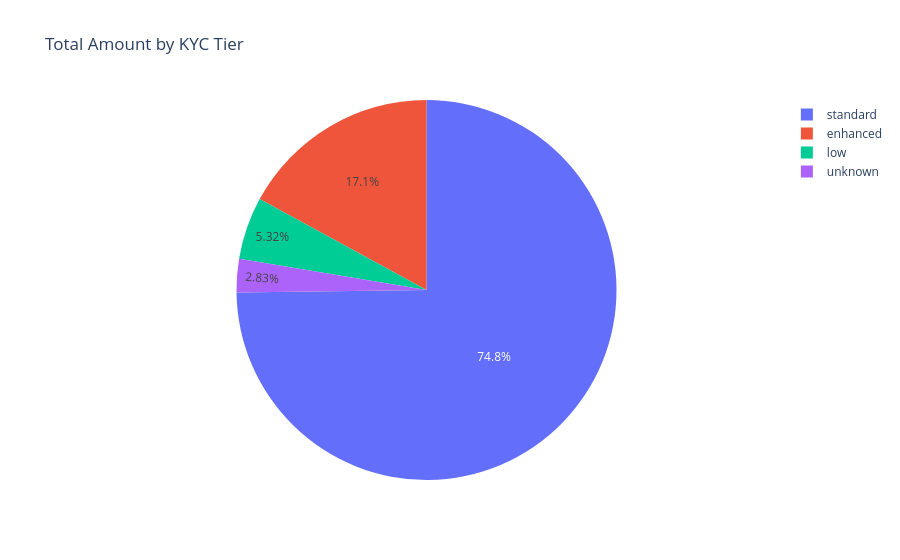

Notebook code for this chart:
### Code cell
# Grouping by kyc_tier and summing the amounts
country_fraud = df.groupby('kyc_tier')['amount_src'].sum().reset_index(name='total_amount')

# Rounding total_amount to 2 decimal places
country_fraud['total_amount'] = country_fraud['total_amount'].round(2)

# Create the pie chart for total amounts by KYC tier
fig_country_fraud = px.pie(
    country_fraud,
    names='kyc_tier',
    values='total_amount',
    title='Total Amount by KYC Tier',
    labels={'total_amount': 'Total Amount', 'kyc_tier': 'KYC Tier'},
)

# Displaying the figure
fig_country_fraud.show()

### Figure 1 — Plotly figure (JSON) as saved in the notebook; plotly's stock layout.template omitted (floating-point values rounded to 4 significant figures)
{"data": [{"domain": {"x": [0, 1], "y": [0, 1]}, "hovertemplate": "KYC Tier=%{label}<br>Total Amount=%{value}<extra></extra>", "labels": ["enhanced", "low", "standard", "unknown"], "legendgroup": "", "name": "", "showlegend": true, "type": "pie", "values": [687700.0, 214300.0, 3015000.0, 114100.0]}], "layout": {"legend": {"tracegroupgap": 0}, "title": {"text": "Total Amount by KYC Tier"}}}
